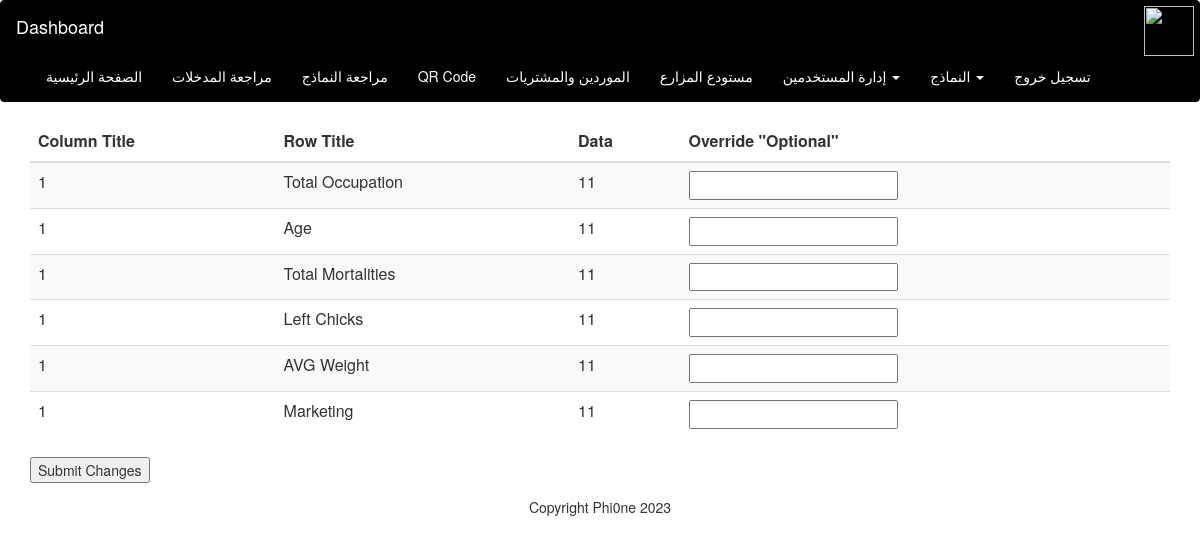
Screenshot of /view_form_id/1 with the database file from the repository.
### model.py (models this page shows, shortened)
class SubmittedData(db.Model):
    __tablename__ = 'submitted_data'
    template_id = Column(Integer, ForeignKey("template_row.template_id"), primary_key=True)
    row_title = Column(String, ForeignKey("template_row.row_title"), primary_key=True)
    form_id = Column(Integer, ForeignKey("form_columns.form_id"), primary_key=True)
    column_title = Column(String, ForeignKey("form_columns.column_title"), primary_key=True)
    data = Column(String)
    __table_args__ = (PrimaryKeyConstraint('template_id', 'row_title', 'form_id', 'column_title'),)

### app.py (the view, shortened to what this page needs)
@app.route('/view_form_id/<form_id>', methods=['GET', 'POST'])
def view_form_id(form_id):
    submitted_data = SubmittedData.query.filter_by(form_id=form_id).all()
    template_type = request.args.get("template_type")
    return render_template("view_form_id.html", submitted_data=submitted_data, template_type=template_type,
                           form_id=form_id)

### templates/view_form_id.html
{% extends "base.html" %}
{% block content %}
<div class="container">
    <form action="{{ url_for('view_form_id', form_id=form_id) }}" method="post">
        <table class="table table-striped">
            <thead>
                <tr>
                    <th>Column Title</th>
                    <th>Row Title</th>
                    <th>Data</th>
                    <th>Override "Optional"</th>
                </tr>
            </thead>
            <tbody>
                {% for data in submitted_data %}
                <tr>
                    <td>{{ data.row_title }}</td>
                    <td>{{ data.column_title }}</td>
                    <td>{{ data.data }}</td>
                    <td><input type="text" name="{{ data.template_id }}_{{ data.row_title }}_{{ data.form_id }}_{{ data.column_title }}" value=""></td>
                </tr>
                {% endfor %}
            </tbody>
        </table>
        <input type="submit" value="Submit Changes">
    </form>
</div>
{% endblock %}

### rows the page displays
SubmittedData: row_title "1", column_title "Total Occupation", data "11"
SubmittedData: row_title "1", column_title "Age", data "11"
SubmittedData: row_title "1", column_title "Total Mortalities", data "11"
SubmittedData: row_title "1", column_title "Left Chicks", data "11"
SubmittedData: row_title "1", column_title "AVG Weight", data "11"
SubmittedData: row_title "1", column_title "Marketing", data "11"
